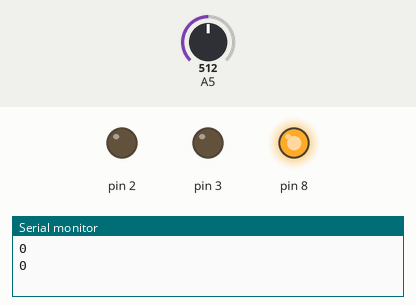
A sketch run on a simulated Arduino Uno, built with avr-gcc and run on an emulated ATmega328P. Parts: output pins drawn as LEDs (lit = HIGH), the last lines printed to the serial monitor. Inputs (shaded band) come from the test bench; at power-on: A5 = 512. Pins used as bus, display or sensor lines are not drawn.

Above: at 1.2 s.
1.3 s: A5 set to 481
At 3.3 s:
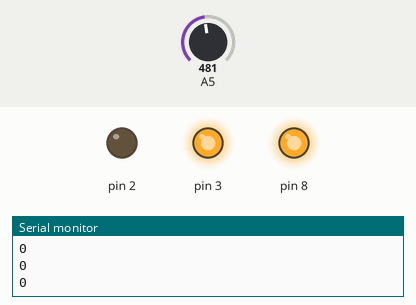
3.7 s: A5 set to 510
At 4.6 s:
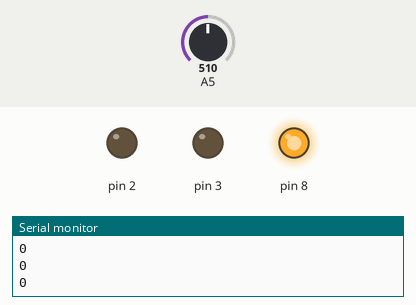
5.2 s: A5 set to 490
At 6.3 s:
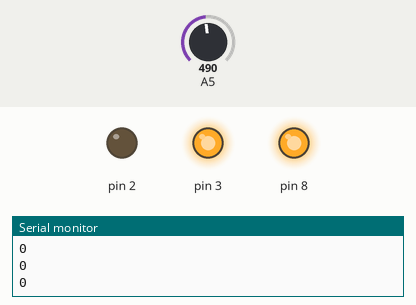
Timing chart, 0 to 8.2 s (numbered marks = the images above; inputs shaded):
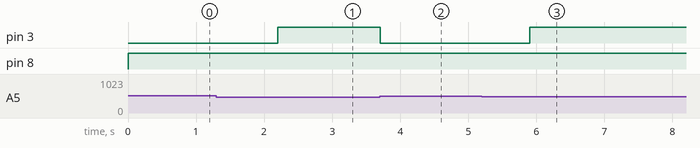

The sketch:

autoMayo.ino
```cpp
int light=0;
int count=0;
int inputval=0;
int change=0;

void setup(){
  pinMode(1,OUTPUT); //信号用ピン
  pinMode(2,OUTPUT); //信号用ピン

// シリアルポートを9600 bps[ビット/秒]で初期化
  Serial.begin(9600);

  pinMode(8,OUTPUT) ;   // LED接続のピン(13番)をデジタル出力に設定

}

void loop(){

  digitalWrite(8, HIGH) ;  // LEDを点灯(HIGH（5V）)で出力
  int ans;
  ans = analogRead(5) ;  // CDS接続のアナログピン０番を読み取る

  //Serial.println(ans);

  // シリアルポートより1文字読み込む
  byte val;
  // シリアルポートより1文字読み込む
  val=Serial.read();
  int a=val-48;//48は魔法の数字
  if((a>0)&&(a<10)){
    count=a;

  }else if(count==0){ //ここがあってるのかはわからん
      count=0;
  }
 if (ans >= 500) {      // 500がしきい値です

      if(light==1)light=0;

     } else {

       if(light==0)light=1;
     }
Serial.println(count);
     if (light==0) {      // 500がしきい値です
        // 光がしきい値より暗く(大きく)なったなら処理

         if(count==0){
            digitalWrite(1,LOW);
            digitalWrite(2,LOW);
            //valが大きいほど出力値も大きくなる
            analogWrite(3,0); //出力値:1~255
            delay(100);
            count=0;
          }else if(count>0){
            digitalWrite(1,HIGH);
            digitalWrite(2,LOW);
            //valが大きいほど出力値も大きくなる
            analogWrite(3,255); //出力値:1~255
            delay(500);//とりがーから脱する
            Serial.println(count);
            count--;
          }else{
            count=0;
            }
delay(1000);
     } else {
           // 光がしきい値より明るく(小さく)なったなら処理
         digitalWrite(1,HIGH);
         digitalWrite(2,LOW);
         //valが大きいほど出力値も大きくなる
         analogWrite(3,255); //出力値:1~255
         delay(100);
     }


}
```

Measured:
- the behaviour switches between 500 and 499 on A5 (found by bisection; images 0 and 1)
- after the input at 1.3 s, pin 3: LOW → HIGH after 0.90 s
- after the input at 3.7 s, pin 3: HIGH → LOW at once
- after the input at 5.2 s, pin 3: LOW → HIGH after 0.70 s
